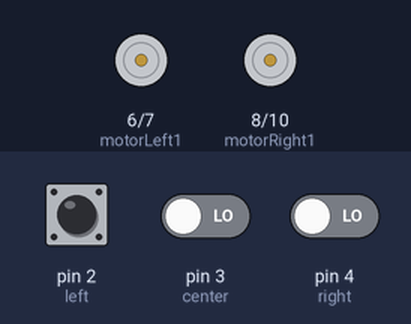
The sketch below on a simulated Arduino Uno, built with avr-gcc and run on an emulated ATmega328P. Shown: motor-driver pin pairs drawn as motors (green arrow = first pin HIGH = forward, orange = second pin HIGH = backward, longer = more drive, scaled by the enable pin). Inputs (shaded band) come from the test bench; at power-on: pin 2 (left) LOW, pin 3 (center) LOW, pin 4 (right) LOW.

Above: at 4.2 s.
4.3 s: pin 2 (left) pulled HIGH for 0.15 s
At 5.3 s:
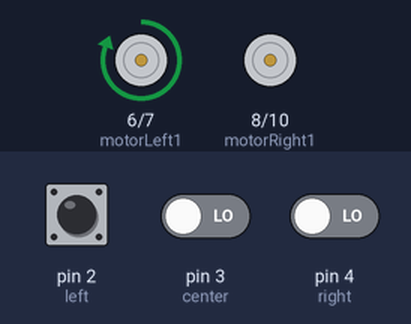
5.9 s: pin 3 (center) driven HIGH
At 6.7 s:
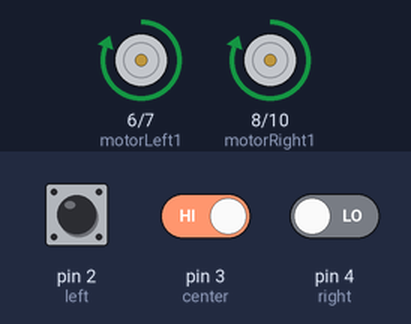
7.4 s: pin 3 (center) driven LOW and pin 4 (right) driven HIGH
At 7.7 s:
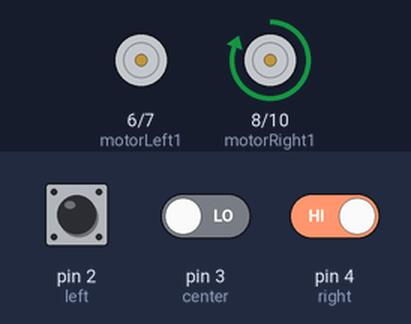
8.9 s: pin 2 (left) pulled HIGH for 3.2 s
At 10.0 s:
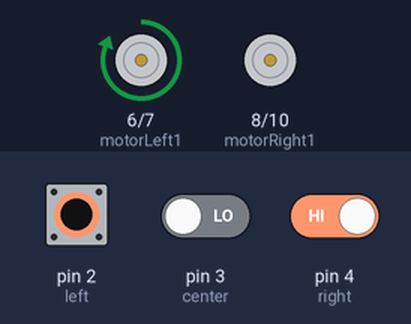
Timing chart, 0 to 13.6 s (numbered marks = the images above; inputs shaded):
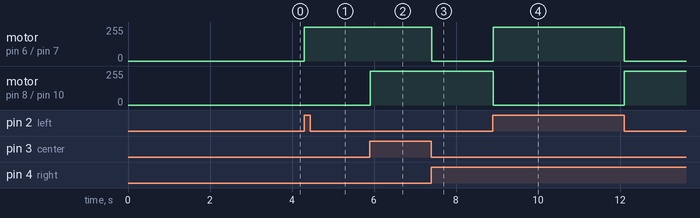

The sketch:

line_follower.ino
```cpp
// NOTE: THIS CODE IS FOR THE LINER FOLLOWER ROBOT
// WRITE BY MAHDI NAJAFI LOCATION: INNO HUB_MODER "HQ"

// Sensor pins
int left   = 2;
int center = 3;
int right  = 4;

// Motor pins (L298N)
int motorLeft1  = 6;   // IN1
int motorLeft2  = 7;   // IN2
int motorRight1 = 8;   // IN3
int motorRight2 = 10;  // IN4
int enableLeft  = 5;   // ENA (PWM)
int enableRight = 9;   // ENB (PWM)

int baseSpeed = 255;   // 0-255, lower = slower
int Fspeed = 100; //speed for the straightforward

void setup() {
  // Sensors are inputs
  pinMode(left,   INPUT);
  pinMode(center, INPUT);
  pinMode(right,  INPUT);

  // Motor pins are outputs
  pinMode(motorLeft1,  OUTPUT);
  pinMode(motorLeft2,  OUTPUT);
  pinMode(motorRight1, OUTPUT);
  pinMode(motorRight2, OUTPUT);
  pinMode(enableLeft,  OUTPUT);
  pinMode(enableRight, OUTPUT);

  // Start with motors off
  digitalWrite(motorLeft1,  LOW);
  digitalWrite(motorLeft2,  LOW);
  digitalWrite(motorRight1, LOW);
  digitalWrite(motorRight2, LOW);
  analogWrite(enableLeft,  0);
  analogWrite(enableRight, 0);

  delay(3000);   // wait 1.5 seconds before starting
}

void loop() {
  // Read the sensors (0 or 1)
  int L = digitalRead(left);
  int C = digitalRead(center);
  int R = digitalRead(right);

  // Most common IR sensor: black line = 1, white = 0
  // If your black line = 0, change every ==1 to ==0

  if (C == 1) {
    // Center sees black → go forward
    analogWrite(enableLeft,  baseSpeed);
    analogWrite(enableRight, baseSpeed);
    digitalWrite(motorLeft1,  HIGH);
    digitalWrite(motorLeft2,  LOW);
    digitalWrite(motorRight1, HIGH);
    digitalWrite(motorRight2, LOW);
  }

  else if (L == 1) {
    // Left sees black → turn left (stop left motor)
    analogWrite(enableLeft,  baseSpeed);
    analogWrite(enableRight, baseSpeed);
    digitalWrite(motorLeft1,  HIGH);
    digitalWrite(motorLeft2,  LOW);
    digitalWrite(motorRight1, LOW);
    digitalWrite(motorRight2, LOW);
  }

  else if (R == 1) {
    // Right sees black → turn right (stop right motor)
    analogWrite(enableLeft,  baseSpeed);
    analogWrite(enableRight, baseSpeed);
    digitalWrite(motorLeft1,  LOW);
    digitalWrite(motorLeft2,  LOW);
    digitalWrite(motorRight1, HIGH);
    digitalWrite(motorRight2, LOW);
  }

  delay(10);   // small delay makes it more calm
}
```

Measured:
- after the input at 4.3 s, motor on pin 6 (motorLeft1) / pin 7 (motorLeft2): stopped → forward 255/255 at once
- after the input at 5.9 s, motor on pin 8 (motorRight1) / pin 10 (motorRight2): stopped → forward 255/255 at once
- after the input at 7.4 s, motor on pin 6 (motorLeft1) / pin 7 (motorLeft2): forward 255/255 → stopped at once
- after the input at 8.9 s, motor on pin 6 (motorLeft1) / pin 7 (motorLeft2): stopped → forward 255/255 at once, → stopped 3.2 s later; motor on pin 8 (motorRight1) / pin 10 (motorRight2): forward 255/255 → stopped at once, → forward 255/255 3.2 s later
